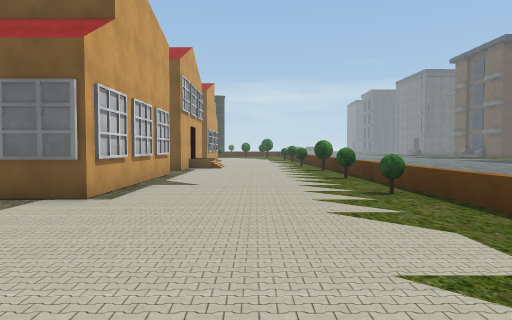
view 1 (above)

24 first-person views from a walk through a Unity game level. The camera is 1.5 m above the floor, tilts 2° down and sees 75° across. Doors are open. The floor is counted in squares, 2 m on a side. Each view is taken from the middle of a square. On the plan, view 1 faces up. The plan holds only what a view shows up to about 11 squares ahead; the rest is blank. The place goes on beyond the plan. Some trees and plants on the terrain are drawn as simple stand-ins. The player character is not drawn. Some animated figures are not drawn. Some surface patterns are stand-ins.

view 2
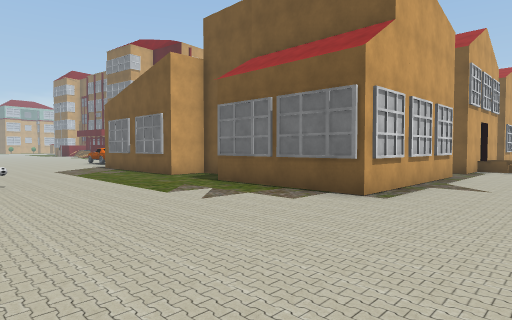

view 3
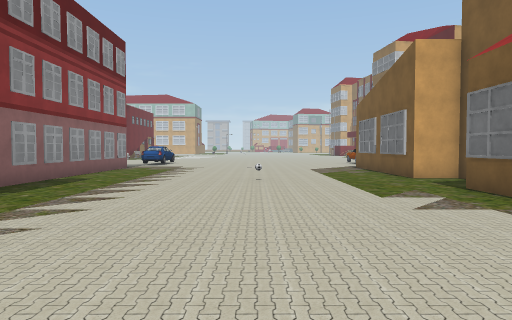

view 4
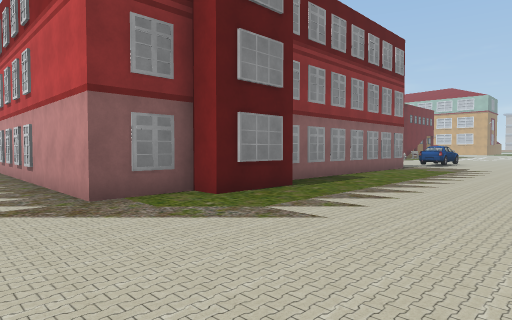

view 5
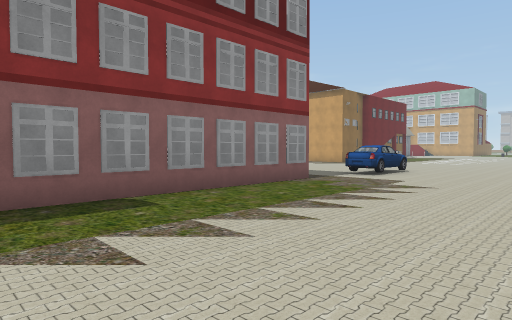

view 6
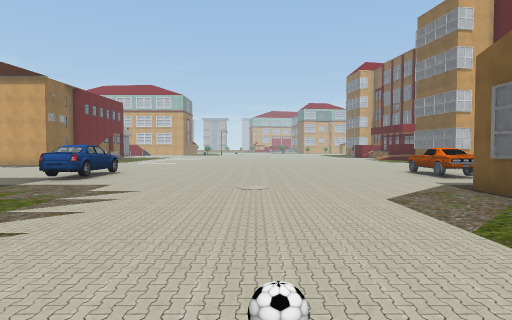

view 7
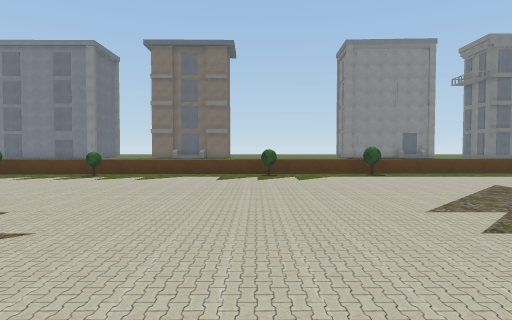

view 8
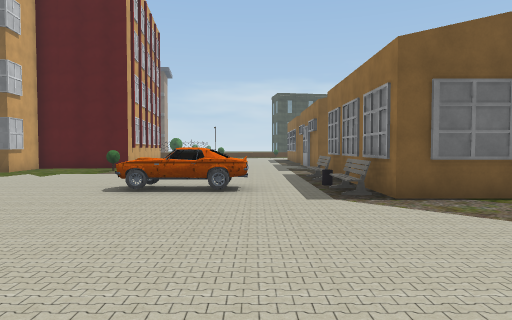

view 9
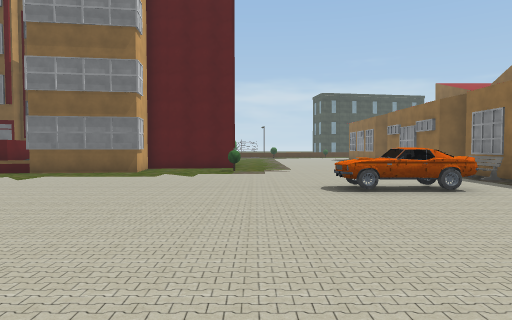

view 10
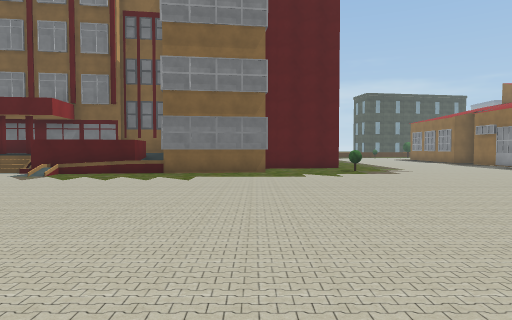

view 11
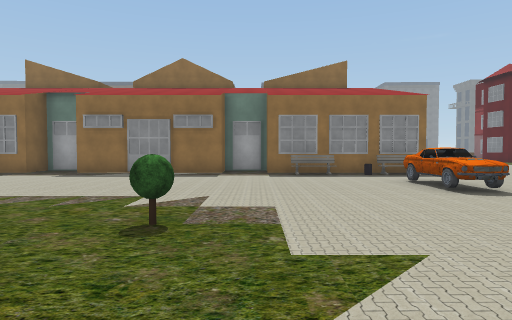

view 12
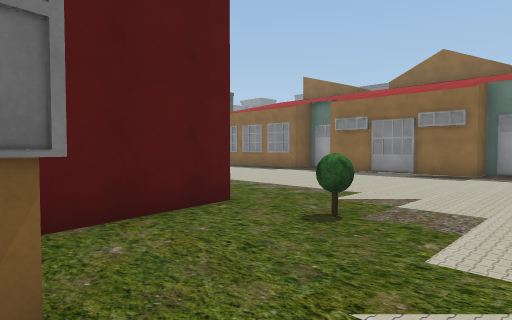

view 13
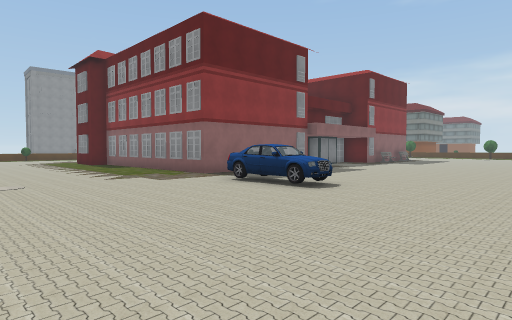

view 14
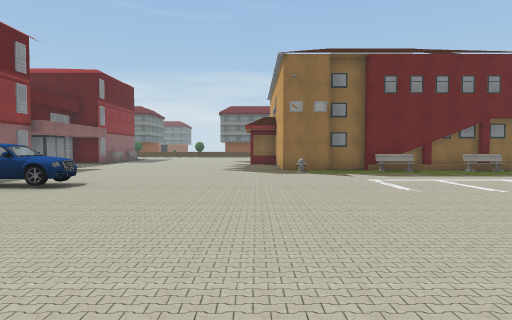

view 15
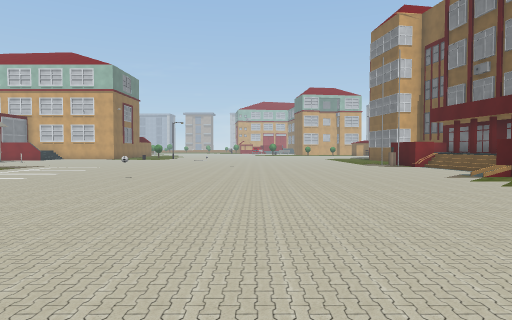

view 16
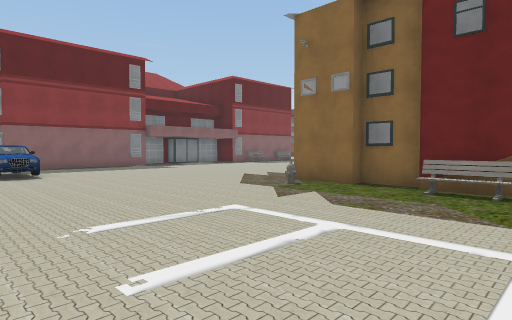

view 17
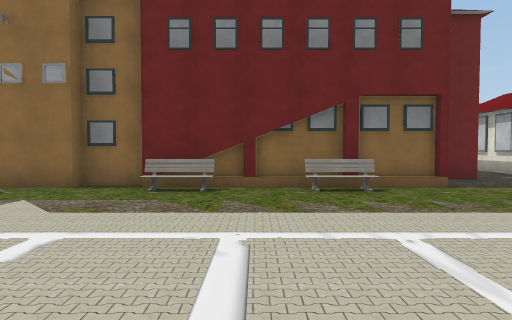

view 18
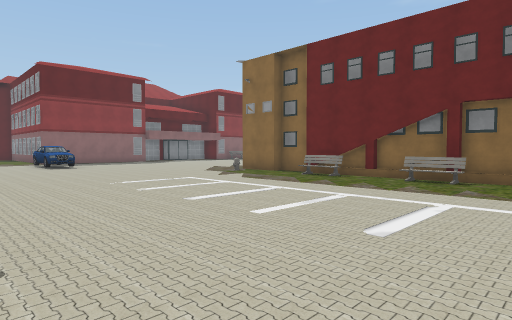

view 19
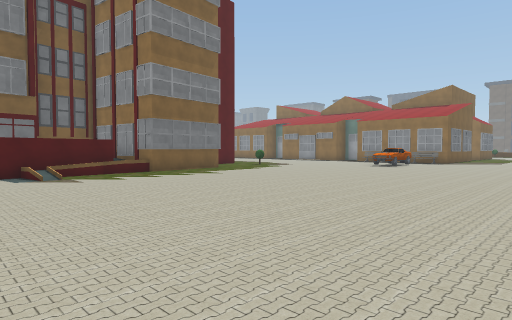

view 20
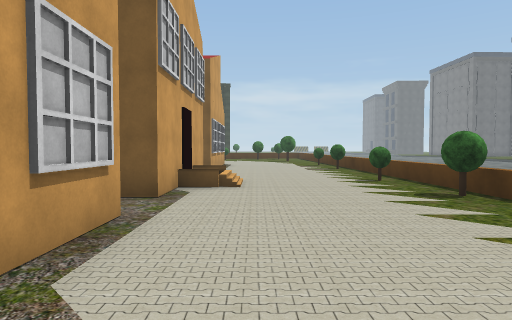

view 21
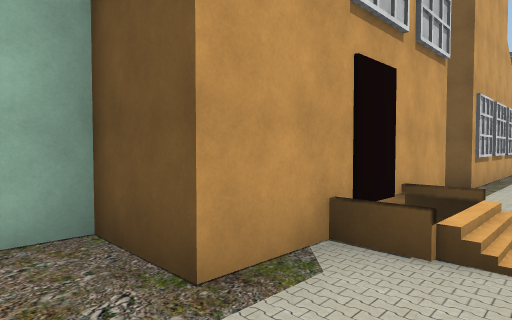

view 22
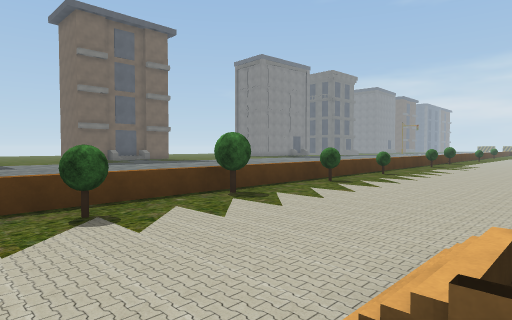

view 23
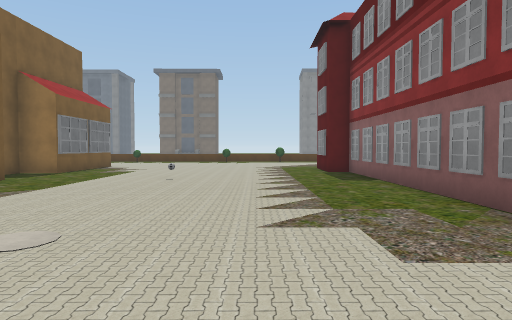

view 24
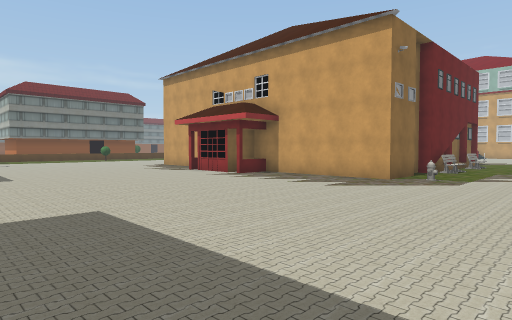

### Floor plan
Points are (right, up) in squares from view 1. A wall is a line through its corners. A room is listed if a view was taken in it or the views show most of it. See-through windows are left out.
Room 1 (views 1, 2, 3, 4, 5, 6, 7, 8, 9, 10, 11, 12, 13, 14, 15, 16, 17, 18, 19, 20, 21, 22, 23, 24)
walls: (-12.9, -5.5) (-12.9, -4) (-5.4, -4) (-5.4, -3.3) (-3.4, -3.3) (-3.4, -4) (-1.6, -4) (-1.6, -11.6); (-23.5, -8.4) (-21.9, -8.4) (-21.9, -12.8); (-22, -12.4) (-20.8, -12.4); (-21.6, -13) (-20.8, -13) (-20.8, -13.8); (-24.9, -8.7) (-23.4, -8.7); (-27, -8.4) (-24.8, -8.4); (-12.9, 6.4) (-12.9, 7.6); (-28.8, -8.6) (-25.5, -8.6); (-12.9, 8.4) (-12.9, 9.8); (-30.6, -8.6) (-28.9, -8.6); (-12, 11) (-12.9, 11) (-12.9, 15.5); (-22.8, 11.1) (-22.7, 10.4) (-25.8, 9.9); (-2.5, 9.8) (-2.5, 4.9) (-6.1, 4.9) (-6.1, 6) (-8.2, 6) (-8.2, 4.9) (-12.9, 4.9) (-12.9, 5.6); (-19.7, 12.7) (-22.3, 12.3); (-25.8, 10.1) (-26.7, 10); (-26.8, 10.5) (-29.8, 10); (-2.5, 15.5) (-2.5, 11) (-4, 11)
low walls: (-28.2, -8.4) (-27.5, -8.4); (3.2, -6.9) (3, 0.6); (3, 1.4) (2.6, 15.4); (-26.9, 10) (-27.8, 9.8); (-27.9, 9.8) (-28.8, 9.7); (-1.6, 12.3) (-2.5, 12.3)
ways out: opening at (3, 1.5); opening at (3, 8); opening at (3, 14.5)
objects: other object (-29, -8); other object (-28, 0); other object (-26, -8); other object (-22, -8); tree (-20, 11); car (-17, -4) to (-15, -3); car (-17, 6) to (-15, 6); bin (-14, 7); other object (-13, 6); other object (-13, 8); other object (-8, 1); tree (2, 5); tree (2, 8); tree (2, 11); tree (2, 14); tree (3, -2); tree (3, 1)

Positions as (right, up) in squares from view 1, and headings:
1: (0, 0), facing up
2: (0, 0), facing up-left
3: (0, 1), facing left
4: (0, 1), facing down-left
5: (-6, 1), facing down-left
6: (-7, 1), facing left
7: (-7, 1), facing right
8: (-15, 0), facing up
9: (-19, 0), facing up
10: (-23, 0), facing up
11: (-23, 10), facing right
12: (-23, 9), facing up-right
13: (-21, 2), facing down-right
14: (-21, 3), facing down
15: (-20, 3), facing left
16: (-27, -2), facing down-right
17: (-27, -2), facing down
18: (-31, 0), facing down-right
19: (-31, 0), facing up-right
20: (-1, 6), facing up
21: (-1, 10), facing up-left
22: (-2, 15), facing down-right
23: (-16, -1), facing right
24: (-14, -5), facing down-left
